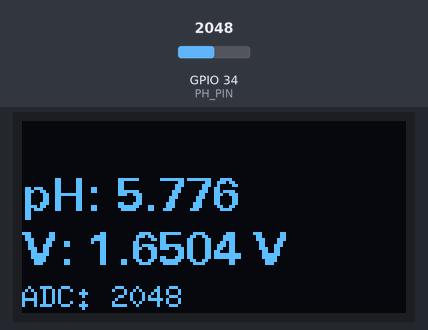
Recording of a sketch running on a simulated ESP32. On the bench: 128×64 one-colour display. The inputs (shaded band) are chosen by the test bench; at power-on: GPIO 34 (PH_PIN) = 2048. What the sketch prints to the serial monitor is not drawn.

Above: at 2.7 s.
2.8 s: GPIO 34 (PH_PIN) set to 2866
At 4.1 s:
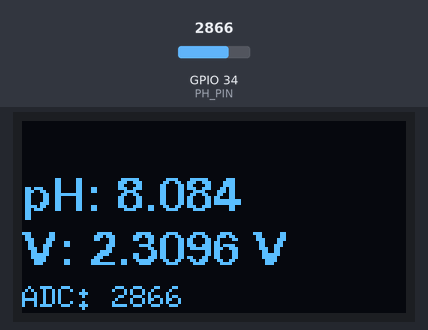
5.1 s: GPIO 34 (PH_PIN) set to 3603
At 6.3 s:
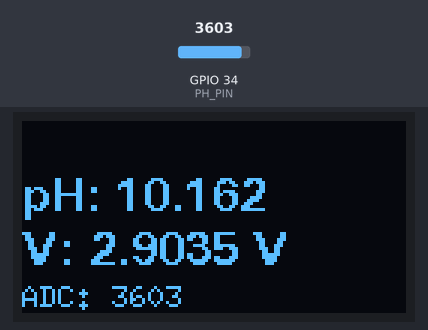
7.1 s: GPIO 34 (PH_PIN) set to 4095
At 8.6 s:
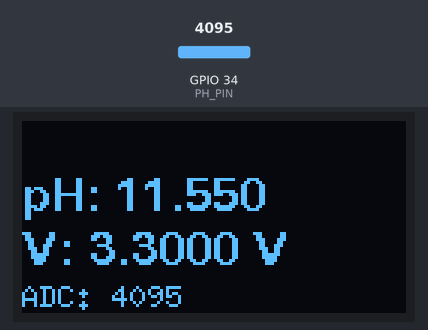
Timing chart, 0 to 10.1 s (numbered marks = the images above; inputs shaded):
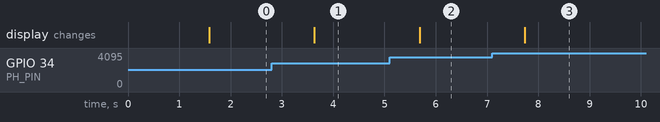

Measured:
- after the input at 2.8 s, the display: changes after 0.83 s (image 1)
- after the input at 5.1 s, the display: changes after 0.59 s (image 2)
- after the input at 7.1 s, the display: changes after 0.64 s (image 3)

The sketch:

Do_pH.ino
```cpp
#include <U8g2lib.h>
#include <Wire.h>

// OLED SSD1306 128x64 I2C (phổ biến)
U8G2_SSD1306_128X64_NONAME_F_HW_I2C u8g2(U8G2_R0, /* reset=*/ U8X8_PIN_NONE);

// Cảm biến pH gắn vào GPIO 34
#define PH_PIN 34
float offset = 0.0; // Điều chỉnh pH nếu cần

void setup() {
  Serial.begin(115200);
  u8g2.begin();

  // Màn hình khởi động
  u8g2.clearBuffer();
  u8g2.setFont(u8g2_font_ncenB08_tr);
  u8g2.drawStr(10, 30, "Dang khoi dong...");
  u8g2.sendBuffer();
  delay(1500);
}

void loop() {
  int raw = analogRead(PH_PIN);
  float voltage = raw * (3.3 / 4095.0);
  float pH = 3.5 * voltage + offset;

  // Serial debug
  Serial.print("ADC: ");
  Serial.print(raw);
  Serial.print(" | Voltage: ");
  Serial.print(voltage, 3);
  Serial.print(" V | pH: ");
  Serial.println(pH, 2);

  // Hiển thị lên OLED
  u8g2.clearBuffer();

  u8g2.setFont(u8g2_font_fub11_tr);    // Font lớn hơn cho pH
  char buffer[32];
  sprintf(buffer, "pH: %.3f", pH);
  u8g2.drawStr(0, 30, buffer);

  sprintf(buffer, "V: %.4f V", voltage);
  u8g2.drawStr(0, 48, buffer);

  sprintf(buffer, "ADC: %d", raw);
  u8g2.setFont(u8g2_font_6x10_tr);     // Nhỏ hơn cho ADC
  u8g2.drawStr(0, 62, buffer);

  u8g2.sendBuffer();

  delay(1000);
}
```
